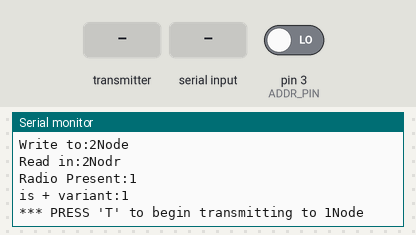
A sketch run on a simulated Arduino Uno, built with avr-gcc and run on an emulated ATmega328P. Shown: the last lines printed to the serial monitor. Inputs (shaded band) come from the test bench; at power-on: pin 3 (ADDR_PIN) LOW. No radio packets arrive unless stated.

Above: at 1.2 s.
1.3 s: the transmitter starts sending got_time = 0
At 1.37 s:
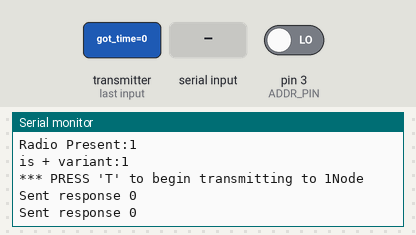
3.2 s: "T" received over Serial
At 4.0 s:
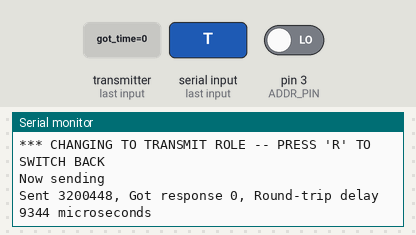
4.7 s: "R" received over Serial
At 5.33 s:
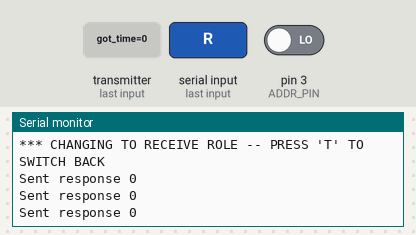

The sketch:

main.ino
```cpp
#include <Arduino.h>
#include <SPI.h>
#include "RF24.h"

#if defined(ARDUINO_ARCH_ESP8266) || defined(ESP8266)
  RF24 radio=RF24(2,15);
  #define ADDR_PIN  0
  #define BOARD "ESP88266"
#else // Asume is AVR
  #include <printf.h>
  #if defined(NANO)
    RF24 radio=RF24(7,8);
    #define BOARD "AVR-NANO"
  #else
    RF24 radio=RF24(7,8);
    #define BOARD "AVR"
  #endif
  #define ADDR_PIN  3
#endif

/****************** User Config ***************************/
/***      Set this radio as radio number 0 or 1         ***/
uint8_t radioNumber = 0;

bool role = 0; // RCV

// 1Node is the node-rf.
byte addresses[][6] = {"1Node","2Node","3Node"};
byte raddresses[][6] ={"1Nodr","2Nodr","3Nodr"};

void setup() {
    // put your setup code here, to run once:
    Serial.begin(115200);
    Serial.println(F("RF24 simple / Based on Gettingstarted"));
    Serial.print(F("MODEL:")); Serial.println(BOARD);
    Serial.println(F("This scripts send or receive to/from node-rf24 is running"));
    Serial.println(F("Reading D3 (IO0 on ESP8266) to define pipe address"));

    pinMode(ADDR_PIN,INPUT);
    radioNumber=(digitalRead(ADDR_PIN)) ? 2 : 1;

    Serial.print(F("Write to:")); Serial.println((char *)addresses[radioNumber]);
    Serial.print(F("Read in:")); Serial.println((char *)raddresses[radioNumber]);

    radio.begin();
    Serial.print(F("Radio Present:")); Serial.println(radio.isChipConnected());
    Serial.print(F("is + variant:")); Serial.println(radio.isPVariant());
    radio.setPALevel(RF24_PA_LOW);
    radio.setAutoAck(true);
    radio.setRetries(15, 15);


    radio.openWritingPipe(addresses[radioNumber]);
    radio.openReadingPipe(1, raddresses[radioNumber]);


    radio.startListening();
    radio.printDetails();
    Serial.println(F("*** PRESS 'T' to begin transmitting to 1Node"));


}

void loop() {


/****************** Ping Out Role ***************************/
if (role == 1)  {

  radio.stopListening();                                    // First, stop listening so we can talk.


  Serial.println(F("Now sending"));

  unsigned long start_time = micros();                             // Take the time, and send it.  This will block until complete
   if (!radio.write( &start_time, sizeof(unsigned long) )){
     Serial.println(F("failed"));
   }

  radio.startListening();                                    // Now, continue listening

  unsigned long started_waiting_at = micros();               // Set up a timeout period, get the current microseconds
  boolean timeout = false;                                   // Set up a variable to indicate if a response was received or not

  while ( ! radio.available() ){                             // While nothing is received
    if (micros() - started_waiting_at > 200000 ){            // If waited longer than 200ms, indicate timeout and exit while loop
        timeout = true;
        break;
    }
  }

  if ( timeout ){                                             // Describe the results
      Serial.println(F("Failed, response timed out."));
  }else{
      unsigned long got_time;                                 // Grab the response, compare, and send to debugging spew
      radio.read( &got_time, sizeof(unsigned long) );
      unsigned long end_time = micros();

      // Spew it
      Serial.print(F("Sent "));
      Serial.print(start_time);
      Serial.print(F(", Got response "));
      Serial.print(got_time);
      Serial.print(F(", Round-trip delay "));
      Serial.print(end_time-start_time);
      Serial.println(F(" microseconds"));
  }

  // Try again 1s later
  delay(1000);
}


/****************** Pong Back Role ***************************/

if ( role == 0 )
{
  unsigned long got_time;

  if( radio.available()){
                                                                  // Variable for the received timestamp
    while (radio.available()) {                                   // While there is data ready
      radio.read( &got_time, sizeof(unsigned long) );             // Get the payload
    }

    radio.stopListening();                                        // First, stop listening so we can talk
    radio.write( &got_time, sizeof(unsigned long) );              // Send the final one back.
    radio.startListening();                                       // Now, resume listening so we catch the next packets.
    Serial.print(F("Sent response "));
    Serial.println(got_time);
 }
}


/****************** Change Roles via Serial Commands ***************************/

if ( Serial.available() )
{
  char c = toupper(Serial.read());
  if ( c == 'T' && role == 0 ){
    Serial.println(F("*** CHANGING TO TRANSMIT ROLE -- PRESS 'R' TO SWITCH BACK"));
    role = 1;                  // Become the primary transmitter (ping out)

 }else
  if ( c == 'R' && role == 1 ){
    Serial.println(F("*** CHANGING TO RECEIVE ROLE -- PRESS 'T' TO SWITCH BACK"));
     role = 0;                // Become the primary receiver (pong back)
     radio.startListening();

  }
}

}
```

Measured:
- after the input at 1.3 s, the serial monitor: prints a new line at once (image 1)
- after the input at 3.2 s, the serial monitor: prints a new line at once (image 2)
- after the input at 4.7 s, the serial monitor: prints a new line after 0.51 s (image 3)
